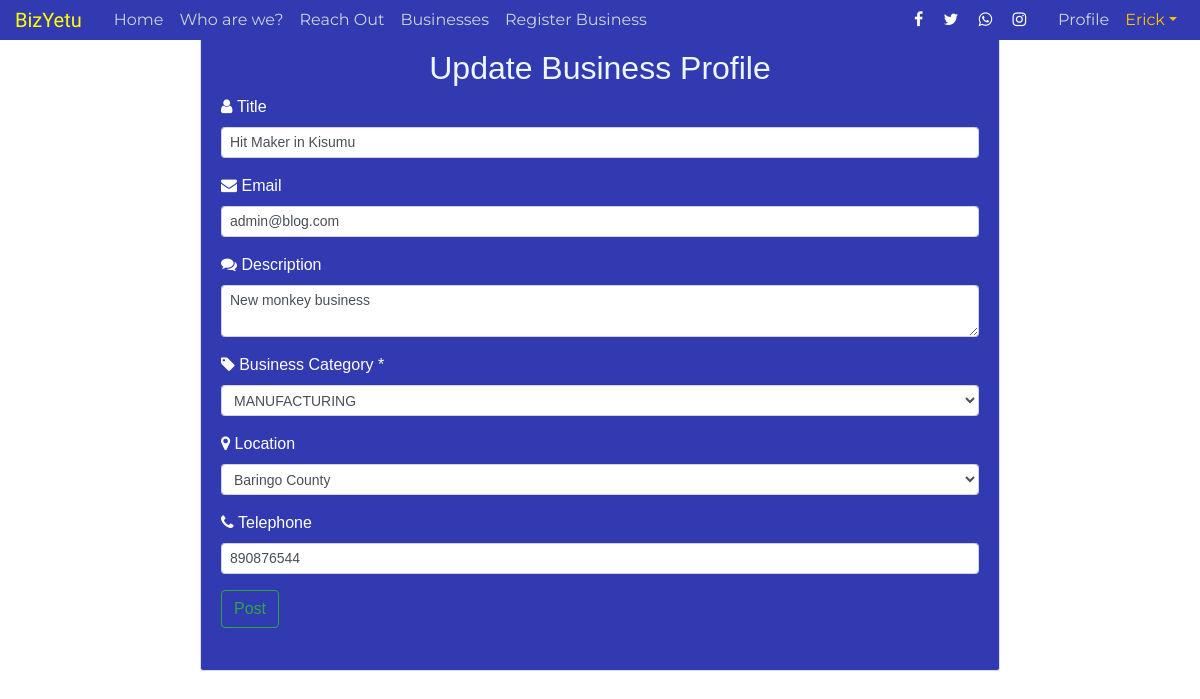
Page /businesses/9/update (signed in) on the committed database.
### flask_app/models.py (models this page shows, shortened)
class User(db.Model, UserMixin):
    id = db.Column(db.Integer, primary_key=True)
    username = db.Column(db.String(20), unique=True, nullable=False)
    email = db.Column(db.String(120), unique=True, nullable=False)
    user_type = db.Column(db.String(20), nullable=False)
    password = db.Column(db.String(60), nullable=False)
    user_image_file = db.Column(
        db.String(120), nullable=False, default='default.png')
    businesses = db.relationship(
        'Business', backref='business_owner', lazy=True)
    reviews = db.relationship('Review', backref='reviewer', lazy=True)

class Business(db.Model, UserMixin):
    id = db.Column(db.Integer, primary_key=True)
    business_title = db.Column(db.String(100), nullable=False)
    business_description = db.Column(db.String(280), nullable=False)
    email = db.Column(db.String(100), nullable=False)
    business_image_file = db.Column(
        db.String(120), nullable=False, default='default.jpg')
    business_date_posted = db.Column(db.DateTime, nullable=False)
    business_category = db.Column(db.String(100), nullable=False)
    business_location = db.Column(db.String(100), nullable=False)
    business_tel = db.Column(db.Integer, nullable=False)
    user_id = db.Column(db.Integer, db.ForeignKey('user.id'), nullable=False)

### flask_app/routes.py (the view)
@app.route("/businesses/<int:business_id>/update", methods=['GET', 'POST'])
def update_business(business_id):
    business = Business.query.get_or_404(business_id)
    if business.business_owner != current_user:
        abort(403)
    form = BusinessForm()
    if form.validate_on_submit():
        business.business_title = form.business_title.data
        business.business_title = form.business_title.data
        business.email = form.email.data
        business.business_description = form.business_description.data
        business.business_category = form.business_category.data
        business.business_location = form.business_location.data
        business.business_tel = form.business_tel.data
        business.business_date_posted = datetime.utcnow() + timedelta(hours=3)
        db.session.commit()
        flash('Your Business profile has been updated')
        return redirect(url_for('business', business_id=business.id))
    elif request.method == 'GET':
        form.business_title.data = business.business_title
        form.business_title.data = business.business_title
        form.email.data = business.email
        form.business_description.data = business.business_description
        form.business_category.data = business.business_category
        form.business_location.data = business.business_location
        form.business_tel.data = business.business_tel
    return render_template('update_business.html', title="Update Business", form=form, legend='Update Business Profile')

### flask_app/forms.py
class BusinessForm(FlaskForm):
    business_title = StringField(
        'Title', validators=[DataRequired(), Length(min=5, max=20)])
    email = StringField('Email', validators=[DataRequired(), Email()])
    business_description = TextAreaField(
        'Description', validators=[DataRequired(), Length(min=10, max=120)])
    business_location = SelectField(
        'Location', choices=counties, validators=[DataRequired()])
    business_category = SelectField(
        'Business Category *', choices=business_categories, validators=[DataRequired()])
    business_tel = StringField('Telephone', validators=[DataRequired()])
    submit = SubmitField('Post')

### flask_app/models.py (called while the page is built)
@login_manager.user_loader
def load_user(user_id):
    return User.query.get(int(user_id))

### flask_app/templates/update_business.html (shortened to what this page needs)
{% extends 'layout.html' %}
{% block content %}
<div class="content-section container col-md-8 pt-5">
                <div class="text-center">
                    <h2>{{ legend }}</h2>
                </div>
                <form method="POST" action="">
                    <fieldset class="form-group">
                        <div class="md-form mb-2">
                          <div class="form-group">
                                <i class="fa fa-user"></i> {{ form.business_title.label(class="form-control-label")}}
                                {% if form.business_title.errors %}
                                    {{ form.business_title(class="form-control form-control-sm is-invalid")}}
                                    <div class="invalid-feedback">
                                        {% for error in form.business_title.errors %}
                                            <span>{{ error }}</span>
                                        {% endfor %}
                                    </div>
                                {% else %}
                                    {{ form.business_title(class="form-control form-control-sm")}}
                                {% endif %}
                            </div>
                        </div>
                        <div class="md-form mb-2">
                          <div class="form-group">
                                <i class="fa fa-envelope"></i> {{ form.email.label(class="form-control-label")}}
                                {% if form.email.errors %}
                                    {{ form.email(class="form-control form-control-sm is-invalid")}}
                                    <div class="invalid-feedback">
                                        {% for error in form.email.errors %}
                                            <span>{{ error }}</span>
                                        {% endfor %}
                                    </div>
                                {% else %}
                                    {{ form.email(class="form-control form-control-sm")}}
                                {% endif %}
                            </div>
                        </div>
                        <div class="form-group">
                                <i class="fa fa-comments"></i> {{ form.business_description.label(class="form-control-label")}}
                                {% if form.business_description.errors %}
                                    {{ form.business_description(class="form-control form-control-sm is-invalid")}}
                                    <div class="invalid-feedback">
                                        {% for error in form.business_description.errors %}
                                            <span>{{ error }}</span>
                                        {% endfor %}
                                    </div>
                                {% else %}
                                    {{ form.business_description(class="form-control form-control-sm")}}
                                {% endif %}
                            </div>
                        <div class="md-form mb-2">
                          <div class="form-group">
                                <i class="fa fa-tag"></i> {{ form.business_category.label(class="form-control-label")}}
                                {% if form.business_category.errors %}
                                    {{ form.business_category(class="form-control form-control-sm is-invalid")}}
                                    <div class="invalid-feedback">
                                        {% for error in form.business_category.errors %}
                                            <span>{{ error }}</span>
                                        {% endfor %}
                                    </div>
                                {% else %}
                                    {{ form.business_category(class="form-control form-control-sm")}}
                                {% endif %}
                            </div>
                        </div>
                        <div class="form-group">
                                <i class="fa fa-map-marker"></i> {{ form.business_location.label(class="form-control-label")}}
                                {% if form.business_location.errors %}
                                    {{ form.business_location(class="form-control form-control-sm is-invalid")}}
                                    <div class="invalid-feedback">
                                        {% for error in form.business_location.errors %}
                                            <span>{{ error }}</span>
                                        {% endfor %}
                                    </div>
                                {% else %}
                                    {{ form.business_location(class="form-control form-control-sm")}}
                                {% endif %}
                            </div>
                            <div class="form-group">
                                <i class="fa fa-phone"></i> {{ form.business_tel.label(class="form-control-label")}}
                                {% if form.business_tel.errors %}
                                    {{ form.business_tel(class="form-control form-control-sm is-invalid")}}
                                    <div class="invalid-feedback">
                                        {% for error in form.business_tel.errors %}
                                            <span>{{ error }}</span>
                                        {% endfor %}
                                    </div>
                                {% else %}
                                    {{ form.business_tel(class="form-control form-control-sm")}}
                                {% endif %}
                            </div>
                        <div class="md-form mb-2">
                            <div class="form-group">
                                {{ form.submit(class="btn btn-outline-success") }}
                            </div>
                        </div>
                    </fieldset>
                </form>
            </div>
    {% endblock content %}

### flask_app/templates/layout.html (shortened to what this page needs)
<!DOCTYPE html>
<html>
<head>
    <link rel="stylesheet" href="https://maxcdn.bootstrapcdn.com/bootstrap/4.0.0/css/bootstrap.min.css">
    <link rel="stylesheet" href="https://cdnjs.cloudflare.com/ajax/libs/font-awesome/4.7.0/css/font-awesome.min.css">
	<link rel="stylesheet" type="text/css" href="{{ url_for('static', filename='custom.css') }}">
</head>
<body>
	<header class="site-header">
	  <nav class="navbar navbar-expand-md navbar-dark bg-steel fixed-top">
	    <div class="container-fluid">
	      <a class="navbar-brand mr-4" href="/">BizYetu</a>
	      <div class="collapse navbar-collapse" id="navbarToggle">
	        <div class="navbar-nav mr-auto">
	          <a class="nav-item nav-link" href="{{ url_for('home') }}">Home</a>
	          <a class="nav-item nav-link" href="{{ url_for('about') }}">Who are we?</a>
	          <a class="nav-item nav-link" href="#">Reach Out</a>
	          <a class="nav-item nav-link" href="{{ url_for('businesses') }}">Businesses</a>
	          {% if current_user.is_authenticated %}
	          		<a class="nav-item nav-link" href="{{ url_for('new_business') }}">Register Business</a>
	          {% endif %}
	        </div>
	        <div class="navbar-nav">
	        	<div class="nav-item nav-link social-links">
	        		<a href="#" class="fa fa-facebook mr-3"></a>
	        		<a href="#" class="fa fa-twitter mr-3"></a>
	        		<a href="#" class="fa fa-whatsapp mr-3"></a>
	        		<a href="#" class="fa fa-instagram mr-3"></a>
	        	</div>
	        		{% if current_user.is_authenticated %}
	        			    	<a class="nav-item nav-link" href="{{ url_for('account') }}">Profile</a>
					        	<div class="dropdown">
									  <a class="nav-item nav-link dropdown-toggle text-warning" id="dropdownMenuButton" data-toggle="dropdown" aria-haspopup="true" aria-expanded="false">{{ current_user.username }}</a>
								</div>
	        		{% else %}
		        		<a class="nav-item nav-link" href="{{ url_for('login') }}">Log In </a>
		        		<a class="nav-item nav-link" href="{{ url_for('register') }}" >Register</a>
		        	{% endif %}
	        </div>
	      </div>
	    </div>
	  </nav>
	</header>
	<main >
	    {% block content %}{% endblock %}
	</main>
</body>
</html>

### flask_app/static/custom.css (style rules this page uses)
body { color: #333333; margin-top: 0rem; overflow-x: hidden; font-family: Gotham,Arial,Helvetica Neue,Helvetica,sans-serif;; }
h2, h3, h4, h5, h6 { color: #444444; }
.navbar-brand { color: #ffff00 !important; font-family: 'Kaushan Script', -apple-system, BlinkMacSystemFont, 'Segoe UI', Roboto, 'Helvetica Neue', Arial, sans-serif, 'Apple Color Emoji', 'Segoe UI Emoji', 'Segoe UI Symbol', 'Noto Color Emoji'; }
.bg-steel, footer { background-color: #323ab1; padding: 0px; }
.site-header .navbar-nav .nav-link { color: #cbd5db; font-family: 'Montserrat', -apple-system, BlinkMacSystemFont, 'Segoe UI', Roboto, 'Helvetica Neue', Arial, sans-serif, 'Apple Color Emoji', 'Segoe UI Emoji', 'Segoe UI Symbol', 'Noto Color Emoji'; }
.social-links a { color: white; }
.content-section { background: #ffffff; padding: 10px 20px; border: 1px solid #dddddd; border-radius: 3px; margin-bottom: 20px; }
.content-section { background-color: #323ab1; color: #ffffff; }
.content-section h2 { color: #eef7ff; }

### rows in the picture
User: username "Erick"
Business: business_title "Hit Maker in Kisumu", email "admin@blog.com", business_description "New monkey business", business_category "MANUFACTURING", business_location "Baringo County", business_tel "890876544"

### other values in the picture
{{ legend }} "Update Business Profile"
